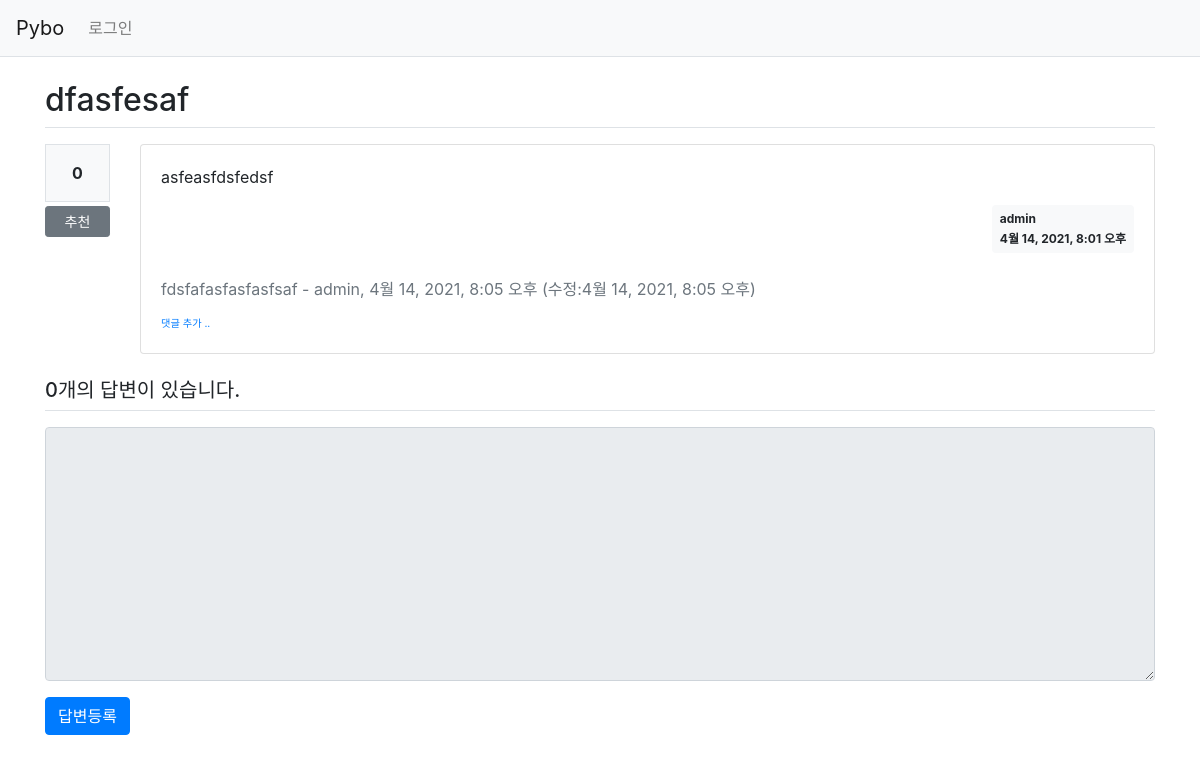
Page /pybo/309/ on the committed database.
### pybo/models.py (models this page shows, shortened)
class Question(models.Model):
    author = models.ForeignKey(User, on_delete=models.CASCADE, related_name='author_question')
    subject = models.CharField(max_length=200)
    content = models.TextField()
    create_date = models.DateTimeField()
    modify_date = models.DateTimeField(null=True, blank=True)
    voter = models.ManyToManyField(User, related_name='voter_question')

class Comment(models.Model):
    author = models.ForeignKey(User, on_delete=models.CASCADE)
    content = models.TextField()
    create_date = models.DateTimeField()
    modify_date = models.DateTimeField(null=True, blank=True)
    question = models.ForeignKey(Question, null=True, blank=True, on_delete=models.CASCADE)
    answer = models.ForeignKey(Answer, null=True, blank=True, on_delete=models.CASCADE)

### pybo/views/base_views.py (the view)
# urls.py: path('<int:question_id>/', base_views.detail, name='detail'),
def detail(request, question_id):
    question = get_object_or_404(Question, pk=question_id)
    context = {'question': question}
    return render(request, 'pybo/question_detail.html', context)

### pybo/templatetags/pybo_filter.py (called while the page is built)
@register.filter()
def mark(value):
    extensions = ["nl2br", "fenced_code"]
    return mark_safe(markdown.markdown(value, extensions=extensions))

### templates/pybo/question_detail.html (shortened to what this page needs)
{% extends 'base.html' %}
{% load pybo_filter %}
{% block content %}
<div class="container my-3">
    <h2 class="border-bottom py-2">{{ question.subject }}</h2>
    <div class="row my-3">
        <div class="col-1">
            <div class="bg-light text-center p-3 border font-weight-bolder mb-1">{{question.voter.count}}</div>
            <a href="#" data-uri="{% url 'pybo:vote_question' question.id  %}"
               class="recommend btn btn-sm btn-secondary btn-block my-1">추천</a>
        </div>
        <div class="col-11">
            <div class="card">
                <div class="card-body">
                    <div class="card-text">{{ question.content|mark }}</div>
                    <div class="d-flex justify-content-end">
                        <div class="badge badge-light p-2 text-left">
                            <div class="mb-2">{{ question.author.username }}</div>
                            <div>{{ question.create_date }}</div>
                        </div>
                    </div>
                    {% if question.comment_set.count > 0 %}
                    <div class="mt-3">
                    {% for comment in question.comment_set.all %}
                        <div class="comment py-2 text-muted">
                            <span style="white-space: pre-line;">{{ comment.content }}</span>
                            <span>
                                - {{ comment.author }}, {{ comment.create_date }}
                                {% if comment.modify_date %}
                                (수정:{{ comment.modify_date }})
                                {% endif %}
                            </span>
                        </div>
                    {% endfor %}
                    </div>
                    {% endif %}
                    <div>
                        <a href="{% url 'pybo:comment_create_question' question.id  %}"
                           class="small"><small>댓글 추가 ..</small></a>
                    </div>
                </div>
            </div>
        </div>
    </div>
    <h5 class="border-bottom my-3 py-2">{{question.answer_set.count}}개의 답변이 있습니다.</h5>
    <form action="{% url 'pybo:answer_create' question.id %}" method="post" class="my-3">
        <div class="form-group">
            <textarea {% if not user.is_authenticated %}disabled{% endif %}
              name="content" id="content" class="form-control" rows="10"></textarea>
        </div>
        <input type="submit" value="답변등록" class="btn btn-primary">
    </form>
</div>
{% endblock %}

### rows in the picture
Question: subject "dfasfesaf", voter.count "0", content|mark "asfeasfdsfedsf", author.username "admin", create_date "4월 14, 2021, 8:01 오후", answer_set.count "0"
Comment: content "fdsfafasfasfasfsaf", author "admin", create_date "4월 14, 2021, 8:05 오후", modify_date "4월 14, 2021, 8:05 오후"
